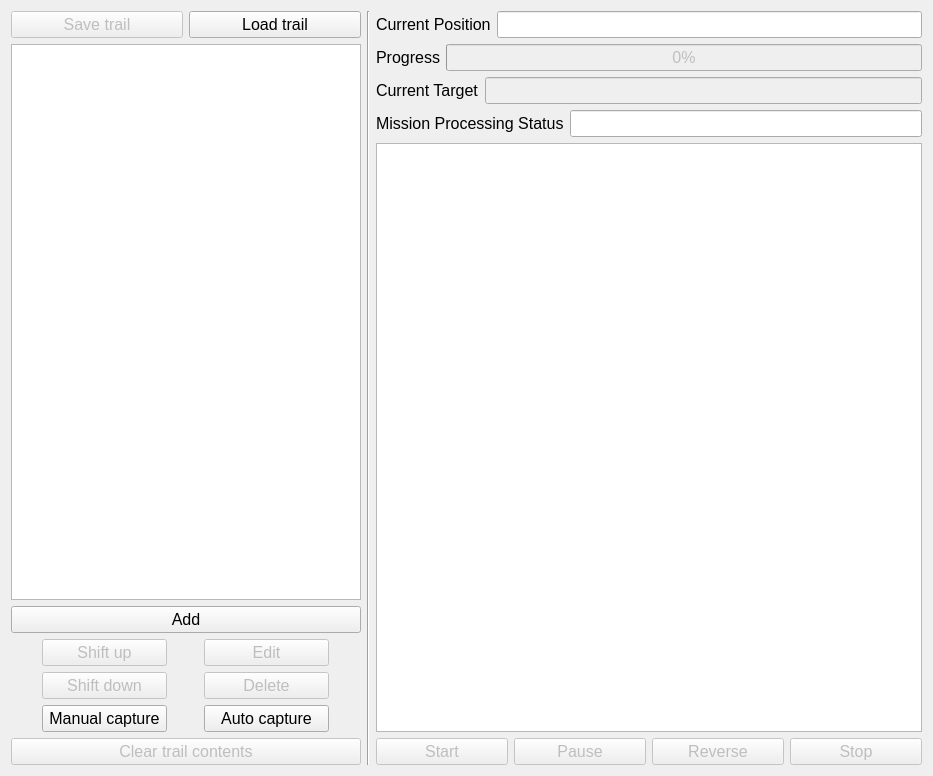
<?xml version="1.0" encoding="UTF-8"?>
<ui version="4.0">
 <class>missionwindow</class>
 <widget class="QWidget" name="missionwindow">
  <property name="geometry">
   <rect>
    <x>0</x>
    <y>0</y>
    <width>933</width>
    <height>776</height>
   </rect>
  </property>
  <property name="font">
   <font>
    <pointsize>12</pointsize>
   </font>
  </property>
  <property name="windowTitle">
   <string/>
  </property>
  <property name="toolTip">
   <string>Mission Planner</string>
  </property>
  <layout class="QVBoxLayout" name="verticalLayout">
   <item>
    <layout class="QHBoxLayout" name="layouth_windowarea">
     <item>
      <layout class="QVBoxLayout" name="layoutv_trailpane">
       <property name="sizeConstraint">
        <enum>QLayout::SetDefaultConstraint</enum>
       </property>
       <item>
        <layout class="QHBoxLayout" name="layouth_loadsave">
         <item>
          <widget class="QPushButton" name="btn_trailsave">
           <property name="enabled">
            <bool>false</bool>
           </property>
           <property name="sizePolicy">
            <sizepolicy hsizetype="Minimum" vsizetype="Minimum">
             <horstretch>0</horstretch>
             <verstretch>0</verstretch>
            </sizepolicy>
           </property>
           <property name="font">
            <font>
             <pointsize>12</pointsize>
            </font>
           </property>
           <property name="focusPolicy">
            <enum>Qt::NoFocus</enum>
           </property>
           <property name="toolTip">
            <string>Save the working trail to a file (Shift+S)</string>
           </property>
           <property name="text">
            <string>Save trail</string>
           </property>
           <property name="shortcut">
            <string>Shift+S</string>
           </property>
           <property name="checkable">
            <bool>false</bool>
           </property>
          </widget>
         </item>
         <item>
          <widget class="QPushButton" name="btn_trailload">
           <property name="sizePolicy">
            <sizepolicy hsizetype="Minimum" vsizetype="Minimum">
             <horstretch>0</horstretch>
             <verstretch>0</verstretch>
            </sizepolicy>
           </property>
           <property name="font">
            <font>
             <pointsize>12</pointsize>
            </font>
           </property>
           <property name="focusPolicy">
            <enum>Qt::NoFocus</enum>
           </property>
           <property name="toolTip">
            <string>Load an existing trail from file (Shift+L)</string>
           </property>
           <property name="text">
            <string>Load trail</string>
           </property>
           <property name="shortcut">
            <string>Shift+L</string>
           </property>
          </widget>
         </item>
        </layout>
       </item>
       <item>
        <widget class="QListWidget" name="list_trail">
         <property name="sizePolicy">
          <sizepolicy hsizetype="Minimum" vsizetype="MinimumExpanding">
           <horstretch>0</horstretch>
           <verstretch>0</verstretch>
          </sizepolicy>
         </property>
         <property name="minimumSize">
          <size>
           <width>350</width>
           <height>40</height>
          </size>
         </property>
         <property name="spacing">
          <number>1</number>
         </property>
         <property name="uniformItemSizes">
          <bool>false</bool>
         </property>
        </widget>
       </item>
       <item>
        <widget class="QPushButton" name="btn_add">
         <property name="toolTip">
          <string>Add a waypoint by specifying coordinates directly (a)</string>
         </property>
         <property name="text">
          <string>Add</string>
         </property>
         <property name="shortcut">
          <string>A</string>
         </property>
        </widget>
       </item>
       <item>
        <layout class="QGridLayout" name="grid_trailctrl">
         <property name="sizeConstraint">
          <enum>QLayout::SetDefaultConstraint</enum>
         </property>
         <item row="1" column="0">
          <widget class="QPushButton" name="btn_shiftu">
           <property name="enabled">
            <bool>false</bool>
           </property>
           <property name="maximumSize">
            <size>
             <width>125</width>
             <height>16777215</height>
            </size>
           </property>
           <property name="toolTip">
            <string>Shift the selected trail index up in the list (Shift+Up)</string>
           </property>
           <property name="text">
            <string>Shift up</string>
           </property>
           <property name="shortcut">
            <string>Shift+Up</string>
           </property>
          </widget>
         </item>
         <item row="1" column="1">
          <widget class="QPushButton" name="btn_edit">
           <property name="enabled">
            <bool>false</bool>
           </property>
           <property name="maximumSize">
            <size>
             <width>125</width>
             <height>16777215</height>
            </size>
           </property>
           <property name="toolTip">
            <string>Replace the current index with a new coordinate (e)</string>
           </property>
           <property name="text">
            <string>Edit</string>
           </property>
           <property name="shortcut">
            <string>E</string>
           </property>
          </widget>
         </item>
         <item row="2" column="0">
          <widget class="QPushButton" name="btn_shiftd">
           <property name="enabled">
            <bool>false</bool>
           </property>
           <property name="maximumSize">
            <size>
             <width>125</width>
             <height>16777215</height>
            </size>
           </property>
           <property name="toolTip">
            <string>Shift the selected index down in the list (Shift+Down)</string>
           </property>
           <property name="text">
            <string>Shift down</string>
           </property>
           <property name="shortcut">
            <string>Shift+Down</string>
           </property>
          </widget>
         </item>
         <item row="2" column="1">
          <widget class="QPushButton" name="btn_delete">
           <property name="enabled">
            <bool>false</bool>
           </property>
           <property name="maximumSize">
            <size>
             <width>125</width>
             <height>16777215</height>
            </size>
           </property>
           <property name="toolTip">
            <string>Delete the selected index in the trail (Backspace)</string>
           </property>
           <property name="text">
            <string>Delete</string>
           </property>
           <property name="shortcut">
            <string>Backspace</string>
           </property>
          </widget>
         </item>
         <item row="3" column="0">
          <widget class="QPushButton" name="btn_capman">
           <property name="enabled">
            <bool>true</bool>
           </property>
           <property name="toolTip">
            <string>Capture the robot's location and add it to the trail (,)</string>
           </property>
           <property name="text">
            <string>Manual capture</string>
           </property>
           <property name="shortcut">
            <string>,</string>
           </property>
          </widget>
         </item>
         <item row="3" column="1">
          <widget class="QPushButton" name="btn_capauto">
           <property name="toolTip">
            <string>Start or stop auto capture mode (.)</string>
           </property>
           <property name="text">
            <string>Auto capture</string>
           </property>
           <property name="shortcut">
            <string>.</string>
           </property>
           <property name="checkable">
            <bool>true</bool>
           </property>
          </widget>
         </item>
        </layout>
       </item>
       <item>
        <widget class="QPushButton" name="btn_clear">
         <property name="enabled">
          <bool>false</bool>
         </property>
         <property name="sizePolicy">
          <sizepolicy hsizetype="Minimum" vsizetype="Minimum">
           <horstretch>0</horstretch>
           <verstretch>0</verstretch>
          </sizepolicy>
         </property>
         <property name="font">
          <font>
           <pointsize>12</pointsize>
          </font>
         </property>
         <property name="focusPolicy">
          <enum>Qt::NoFocus</enum>
         </property>
         <property name="toolTip">
          <string>Delete every index in the working trail (DEL key)</string>
         </property>
         <property name="text">
          <string>Clear trail contents</string>
         </property>
         <property name="shortcut">
          <string>Del</string>
         </property>
         <property name="flat">
          <bool>false</bool>
         </property>
        </widget>
       </item>
      </layout>
     </item>
     <item>
      <widget class="Line" name="line_2">
       <property name="orientation">
        <enum>Qt::Vertical</enum>
       </property>
      </widget>
     </item>
     <item>
      <layout class="QVBoxLayout" name="layoutv_mission">
       <item>
        <layout class="QHBoxLayout" name="layouth_currentpos">
         <item>
          <widget class="QLabel" name="lbl_currentpos">
           <property name="text">
            <string>Current Position</string>
           </property>
          </widget>
         </item>
         <item>
          <widget class="QLineEdit" name="lined_currentpos">
           <property name="readOnly">
            <bool>true</bool>
           </property>
          </widget>
         </item>
        </layout>
       </item>
       <item>
        <layout class="QHBoxLayout" name="layouth_progress">
         <item>
          <widget class="QLabel" name="lbl_progress">
           <property name="text">
            <string>Progress</string>
           </property>
           <property name="alignment">
            <set>Qt::AlignCenter</set>
           </property>
          </widget>
         </item>
         <item>
          <widget class="QProgressBar" name="bar_progress">
           <property name="enabled">
            <bool>false</bool>
           </property>
           <property name="sizePolicy">
            <sizepolicy hsizetype="MinimumExpanding" vsizetype="Fixed">
             <horstretch>0</horstretch>
             <verstretch>0</verstretch>
            </sizepolicy>
           </property>
           <property name="minimumSize">
            <size>
             <width>60</width>
             <height>0</height>
            </size>
           </property>
           <property name="whatsThis">
            <string extracomment="Total navigation progress"/>
           </property>
           <property name="value">
            <number>0</number>
           </property>
          </widget>
         </item>
        </layout>
       </item>
       <item>
        <layout class="QHBoxLayout" name="layouth_target">
         <item>
          <widget class="QLabel" name="lbl_target">
           <property name="sizePolicy">
            <sizepolicy hsizetype="Preferred" vsizetype="Preferred">
             <horstretch>0</horstretch>
             <verstretch>0</verstretch>
            </sizepolicy>
           </property>
           <property name="text">
            <string>Current Target</string>
           </property>
          </widget>
         </item>
         <item>
          <widget class="QLineEdit" name="lined_target">
           <property name="enabled">
            <bool>false</bool>
           </property>
           <property name="sizePolicy">
            <sizepolicy hsizetype="MinimumExpanding" vsizetype="Fixed">
             <horstretch>0</horstretch>
             <verstretch>0</verstretch>
            </sizepolicy>
           </property>
           <property name="minimumSize">
            <size>
             <width>0</width>
             <height>0</height>
            </size>
           </property>
           <property name="layoutDirection">
            <enum>Qt::LeftToRight</enum>
           </property>
           <property name="text">
            <string/>
           </property>
           <property name="cursorPosition">
            <number>0</number>
           </property>
           <property name="readOnly">
            <bool>true</bool>
           </property>
           <property name="cursorMoveStyle">
            <enum>Qt::LogicalMoveStyle</enum>
           </property>
          </widget>
         </item>
        </layout>
       </item>
       <item>
        <layout class="QHBoxLayout" name="layouth_mstate">
         <item>
          <widget class="QLabel" name="lbl_mstate">
           <property name="text">
            <string>Mission Processing Status</string>
           </property>
          </widget>
         </item>
         <item>
          <widget class="QLineEdit" name="lined_mstate">
           <property name="enabled">
            <bool>true</bool>
           </property>
          </widget>
         </item>
        </layout>
       </item>
       <item>
        <widget class="QGraphicsView" name="map">
         <property name="minimumSize">
          <size>
           <width>0</width>
           <height>100</height>
          </size>
         </property>
        </widget>
       </item>
       <item>
        <layout class="QHBoxLayout" name="capture_control">
         <item>
          <widget class="QPushButton" name="mission_start">
           <property name="enabled">
            <bool>false</bool>
           </property>
           <property name="toolTip">
            <string>Start the mission (m)</string>
           </property>
           <property name="text">
            <string>Start</string>
           </property>
           <property name="shortcut">
            <string>M</string>
           </property>
          </widget>
         </item>
         <item>
          <widget class="QPushButton" name="mission_pause">
           <property name="enabled">
            <bool>false</bool>
           </property>
           <property name="toolTip">
            <string>Pause or unpause the mission, stopping or resuming the robot's navigation (p)</string>
           </property>
           <property name="text">
            <string>Pause</string>
           </property>
           <property name="shortcut">
            <string>P</string>
           </property>
           <property name="checkable">
            <bool>true</bool>
           </property>
          </widget>
         </item>
         <item>
          <widget class="QPushButton" name="mission_reverse">
           <property name="enabled">
            <bool>false</bool>
           </property>
           <property name="toolTip">
            <string>Reverse the robot's navigation through the trail, or vice versa (r)</string>
           </property>
           <property name="text">
            <string>Reverse</string>
           </property>
           <property name="shortcut">
            <string>R</string>
           </property>
           <property name="checkable">
            <bool>true</bool>
           </property>
           <property name="checked">
            <bool>false</bool>
           </property>
          </widget>
         </item>
         <item>
          <widget class="QPushButton" name="mission_abort">
           <property name="enabled">
            <bool>false</bool>
           </property>
           <property name="toolTip">
            <string>Abort the mission and stop the robot (Esc)</string>
           </property>
           <property name="text">
            <string>Stop</string>
           </property>
           <property name="shortcut">
            <string>Esc</string>
           </property>
          </widget>
         </item>
        </layout>
       </item>
      </layout>
     </item>
    </layout>
   </item>
  </layout>
 </widget>
 <tabstops>
  <tabstop>btn_shiftu</tabstop>
  <tabstop>btn_shiftd</tabstop>
  <tabstop>btn_edit</tabstop>
  <tabstop>btn_delete</tabstop>
  <tabstop>mission_start</tabstop>
  <tabstop>mission_pause</tabstop>
  <tabstop>mission_reverse</tabstop>
  <tabstop>mission_abort</tabstop>
  <tabstop>lined_target</tabstop>
 </tabstops>
 <resources/>
 <connections/>
</ui>
